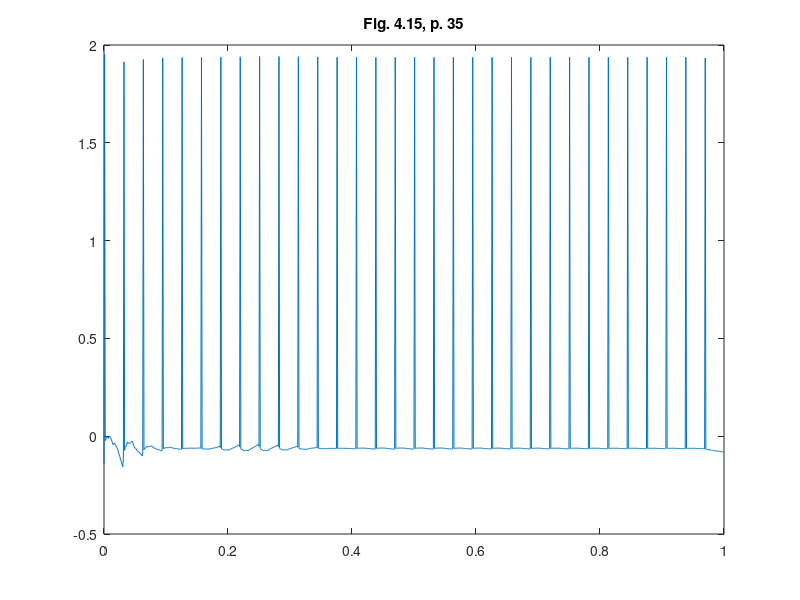

The MATLAB source for this figure:
%% ========================================================================
%% Programmatic octave notes on "Ripples in Mathematics" by A. Jensen
%% and A. la Cour-Harbo written with a deep gratitude to the authors for
%% this wonderful text. 
%% 
%% Reconstruction of graphs in Figure 4.15, top, p.35, Ch 04, S6.
%%
%% Author: Vladimir Kulyukin
%% 
%% NB: I have tested this code in Octave 4.
%% =========================================================================
t = (1.0/1024.0)*[0:1023];

y_fig_4_15_p35 = [
-0.14029028885686712
1.954074277606323
-0.022676479524669557
-0.018116417366747184
-0.005384000101538722
-0.0017035809448866512
-0.005684463547136476
-0.011158762587637261
-0.0029986939855437544
-7.51733503036256E-4
-0.00414251907747909
-0.007623925391467168
-0.01637269069996239
-0.024920877988339196
-0.033163678558211895
-0.0424451566587607
-0.036676466957047626
-0.0357211830964308
-0.03952692323842322
-0.04270962964317393
-0.050568780171011296
-0.05773103155342496
-0.06416593211739041
-0.07127698589828713
-0.08294836489936008
-0.09381959173677479
-0.1038711682979625
-0.11451599079913644
-0.12430750058949647
-0.13466163144616905
-0.14556502897215395
-0.15662213174303474
-0.11399889039844369
1.9139678333835186
-0.07271234585202335
-0.055716922430250504
-0.053351207165970305
-0.04729389598848255
-0.0375377935975898
-0.02898328568273789
-0.03503055231706087
-0.03736008992255657
-0.035966343129713474
-0.03575119474788546
-0.031802602044216366
-0.029023022018859868
-0.027408052774832825
-0.025638669507698886
-0.03843225735830602
-0.047471472092454725
-0.05275274752982462
-0.05917980205569018
-0.061842289508524884
-0.06564423739289293
-0.07058269973746834
-0.07534000331165047
-0.07632119708307084
-0.07843081095115711
-0.08166636827594131
-0.08471063469981832
-0.08887618228790228
-0.09284595663144812
-0.09661784186435574
-0.10054211373351407
-0.08457446683141412
1.925968733343308
-0.0689106781175517
-0.06242691775594267
-0.06136227582116949
-0.05893107891555582
-0.0551317124996582
-0.05178037910564326
-0.053841795350611066
-0.05453047265416988
-0.05384497081751227
-0.053601656863834335
-0.05198139410977887
-0.05080061859026741
-0.05005802836004947
-0.04926528142000419
-0.05387444264188668
-0.05710028612364715
-0.05894161953474286
-0.06121504376375286
-0.0621016427407024
-0.06341806056105959
-0.06516319143890681
-0.06684887824112362
-0.06714335145790784
-0.06786332725887534
-0.06900776755939186
-0.07008857875693619
-0.07159182049633472
-0.07302942519203737
-0.0744004068721954
-0.07583430045392858
-0.0698855349231624
1.934042433077354
-0.06404944954773206
-0.061640339211316175
-0.061249208953844225
-0.06035522918227709
-0.058957481030590175
-0.05773025753461536
-0.058517348471498254
-0.058797945100185434
-0.05857114719134715
-0.05851126428540343
-0.05794219595475214
-0.05753825700816495
-0.057298557787909044
-0.05704128914001594
-0.058791183279022996
-0.06002744920829928
-0.0607492008995455
-0.06163075868096268
-0.061996029624951765
-0.06251933287369837
-0.06319978005354498
-0.06385556035891471
-0.06399149687071826
-0.06428190247194865
-0.0647258813262187
-0.06514161401051899
-0.06570912029938847
-0.06624657486009389
-0.0667530700598139
-0.06727617236640038
-0.06540538464147827
1.9358179737153296
-0.06360517427205392
-0.06285873596474445
-0.0627569448097326
-0.06248369902307216
-0.06203805731303613
-0.0616374963362839
-0.06187780722052483
-0.061942868225842385
-0.06183171763197726
-0.06176181124000535
-0.06151375365102196
-0.06130498972427878
-0.06113453587940226
-0.060942876700381565
-0.061384286017660494
-0.0616425980788462
-0.06171680676582908
-0.06182432319270775
-0.06174570708176996
-0.06169835832002557
-0.06168124836095451
-0.061634816929187874
-0.06139812791465327
-0.06118855939695178
-0.061005061335072
-0.0607880523260359
-0.06059499843470606
-0.06036630839536927
-0.060100912469656154
-0.05981341843759208
-0.06179765094950879
1.93686149554703
-0.06383489220824368
-0.0646665337999604
-0.06485152524241383
-0.0651695794164423
-0.06561959620429325
-0.0659912553992813
-0.06571185922403644
-0.06556111051819458
-0.06553790035359058
-0.06543190100308494
-0.06545121856307629
-0.06538552364307931
-0.06523370401723966
-0.06505070724488249
-0.06420776954599583
-0.06348459044258342
-0.06288006084929482
-0.06218385615542993
-0.06160408895913436
-0.06093043986695981
-0.060161810253441694
-0.059353164987552526
-0.05865657145697559
-0.057861726753513615
-0.05696755083969343
-0.05602902931947079
-0.05498903508375519
-0.0539025674383187
-0.05276857376723776
-0.05157098862545012
-0.05782087885490092
1.9380037205288998
-0.06409617468320106
-0.06667068736505022
-0.06716769585997082
-0.06813734635408644
-0.0695786696875983
-0.07080713724866508
-0.0699542516756432
-0.06957021328648894
-0.06965410956333898
-0.0695214710453279
-0.0698549899638904
-0.06997023017934705
-0.0698663458080606
-0.06972567190618886
-0.06749668157013745
-0.06572971323914993
-0.0644239973941044
-0.06289521240170146
-0.061826203093129334
-0.06053269063598453
-0.05901399108869701
-0.05745260600351035
-0.056348307375971504
-0.05501690836647803
-0.05345781904936926
-0.05185363695183584
-0.050020659264883124
-0.04814153425072874
-0.04621577341452667
-0.04419383632596577
-0.0539825302259819
1.9395031813610275
-0.06373632066360987
-0.0677425970312141
-0.06847340856435591
-0.06997037217272817
-0.0722332192613829
-0.07417868228745567
-0.07284766371730814
-0.07228189525428058
-0.07248122371635618
-0.07236249748552753
-0.07300864929389185
-0.07333658595418285
-0.07334627109050025
-0.07332789390382267
-0.07003239366630476
-0.06750173539677393
-0.06573599915337072
-0.06365226626206805
-0.06233370188233198
-0.060697444518094695
-0.05874368853023799
-0.05676285268562892
-0.05554801837460066
-0.05401643568702421
-0.05216840945957232
-0.050294467725885486
-0.048104772262097494
-0.045889903659343874
-0.04365027182499404
-0.04130855403828584
-0.052016677243873884
1.9408794310249229
-0.06262073739172842
-0.06698028904227322
-0.067737203231688
-0.06935463163611975
-0.07183317264020586
-0.0739777024330673
-0.07252202952627279
-0.07192938914514044
-0.07220046089399638
-0.07214019980661089
-0.07294506586009078
-0.07342004983864601
-0.07356590283268986
-0.07370379069453042
-0.07024726631717726
-0.06765970276087618
-0.06594191239464814
-0.06389897790319042
-0.06272748176498424
-0.06123253208794224
-0.059414992087935097
-0.05759613453132745
-0.05665218904540698
-0.055388306756190886
-0.05380539130556665
-0.05222475330797007
-0.05032691430056955
-0.04843320000598819
-0.046544544295391316
-0.04457603653645812
-0.05315187228531517
1.9411737363949557
-0.061600164808892285
-0.06507757645013398
-0.06565641696825271
-0.06694069251502827
-0.06893136862223093
-0.07066397990934431
-0.06950188402688938
-0.06904909187147695
-0.06930657165456673
-0.06930985865864787
-0.0700253518257098
-0.07048858388209983
-0.07070051795301725
-0.07092080159461586
-0.06825409567322226
-0.06630439749635567
-0.06507265816668446
-0.06359439244394145
-0.06283597543989568
-0.06183291285028471
-0.060586137676756635
-0.059355264366601865
-0.05884796039522279
-0.058099709363954755
-0.05711142095558727
-0.05614268512681675
-0.054935711389180186
-0.053750075839505695
-0.05258666046609506
-0.05137702482105008
-0.05640422303600992
1.9402778075903244
-0.061331783666756734
-0.0633632104557908
-0.06368793556284114
-0.06443615558797045
-0.06560868718081353
-0.06663577482086011
-0.06595940937489758
-0.06570975172162336
-0.06588758232334538
-0.06592310904595719
-0.06638765696240856
-0.06671141509732934
-0.06689512624822888
-0.06709240560776641
-0.0655922868806946
-0.06452485519747678
-0.06389081478051362
-0.06312029683073686
-0.06278454939557018
-0.06231368417592617
-0.06170836640764954
-0.06112213354193838
-0.06097331262574324
-0.060691976351806703
-0.060278750989822355
-0.059887135089807364
-0.059364853589087274
-0.05886538574382599
-0.05838931924559837
-0.05789626763782113
-0.05977068915888106
1.9389985314428049
-0.061589155641579574
-0.06234126662653111
-0.06245135698386278
-0.06272692445707845
-0.06316848191927965
-0.06356030468515639
-0.06331214033976057
-0.06323145053571333
-0.06331871235856262
-0.06335816564849034
-0.06356649857521784
-0.06372793373535796
-0.06384291373092371
-0.0639698110123485
-0.06346036597533222
-0.0631219720231298
-0.06295503869410307
-0.0627437389956857
-0.06270469499047082
-0.062622063903717
-0.06249622371101854
-0.062385482989523844
-0.06244849475914538
-0.06246938584296363
-0.062448504205671274
-0.06244412880637196
-0.062398654943941756
-0.06237034736065894
-0.062359525587686704
-0.06235097778755677
-0.06215767264838651
1.937978396729616
-0.06194306233269775
-0.06185757437384792
-0.06183018090992126
-0.06179639383789237
-0.06175648055294081
-0.06172805520939029
-0.061758781975634724
-0.061784148623169555
-0.06180439880349631
-0.0618371233066094
-0.06186520163981735
-0.06190621347261749
-0.061960380214015065
-0.062023268262537457
-0.06214714696853124
-0.06226746034222769
-0.062384409003405084
-0.06251554143344318
-0.0626436955475353
-0.06278641013275232
-0.062943866418394
-0.06311159131887412
-0.06327705371526049
-0.06345777401453245
-0.06365391539503007
-0.06386098704542897
-0.06408379328045721
-0.06431783490288445
-0.06456325831722631
-0.06482145180431675
-0.06351361658536303
1.9373584343301151
-0.06220542990151812
-0.06166898830860468
-0.0615687124958989
-0.06136837428632669
-0.061068090110665496
-0.06081168701038131
-0.060991908684925655
-0.06107251336284236
-0.061053604145308915
-0.06107899500497482
-0.06100506872229017
-0.06097563311576515
-0.06099077897634153
-0.06101208610778819
-0.06147078163499409
-0.06183059964055204
-0.06209161956207154
-0.06239763218332972
-0.06260499756295934
-0.0628575012571364
-0.06315521224644338
-0.06345968896882559
-0.06366578951351787
-0.06391728961342802
-0.0642142486299967
-0.06451821558264759
-0.06486775338138395
-0.06522440662783224
-0.06558822584616852
-0.0659695776710858
-0.06416046195002889
1.9370421508740736
-0.062361781614123424
-0.06162286582993792
-0.061490574472123916
-0.06121551024116312
-0.06079770812123053
-0.060438011595581376
-0.060685075995740245
-0.06078949706755277
-0.06075130299359155
-0.06077133060570572
-0.06064879465078088
-0.060584528852623554
-0.06057855517638555
-0.06057708717296684
-0.06118257467447963
-0.061645601259949334
-0.06196618321856506
-0.06234514575705774
-0.06258169226036225
-0.06287664534848814
-0.06323001613600443
-0.06358800757159333
-0.06380362504810322
-0.06407768636212663
-0.0644101979173729
-0.06474735806201026
-0.06514297795325852
-0.06554325379866976
-0.06594818771969313
-0.06637219835804398
-0.06440120938525695
1.9369077168955147
-0.062445417750711996
-0.06164147304809375
-0.061499583024577364
-0.06120060564413543
-0.06074453562048754
-0.060350854098440654
-0.06061920449876024
-0.06073044151926865
-0.06068455668916217
-0.06070102804869393
-0.06056035839501228
-0.060482024331625306
-0.060466014513473665
-0.060453505489039605
-0.06110294635788849
-0.06159518621060989
-0.061930211113579436
-0.062327493785674926
-0.06256753184121133
-0.06286979683655713
-0.06323427251240699
-0.06360213063314302
-0.06381267804427171
-0.06408538415968879
-0.06442023063615865
-0.0647583872114551
-0.0651586460183129
-0.06556217586391222
-0.06596895654326373
-0.06639472589459983
-0.06443250634964037
1.9368700474659237
-0.06248704258522386
-0.06168713190818598
-0.06154682023034763
-0.06124946222185823
-0.060795034549643634
-0.06040232683903801
-0.06066912413622483
-0.060778779771209046
-0.06073126911234317
-0.06074538052706402
-0.06060227549577002
-0.06052074181557132
-0.06050075371375452
-0.060483654308732926
-0.061125857207907974
-0.0616107135304631
-0.061938196506920895
-0.06232709243828871
-0.06255856080838618
-0.06285138748606511
-0.06320554483718377
-0.06356237418409072
-0.06376166505436709
-0.0640222025438485
-0.06434395827458517
-0.06466827285367605
-0.06505374841996114
-0.06544172526402292
-0.065832174374582
-0.06624077668616057
-0.06436511043321991
1.9368797466285852
-0.0625061759570481
-0.06174174791458831
-0.061608040082639315
-0.06132392196563441
-0.06088936357955621
-0.06051363012231159
-0.06076849675656315
-0.06087283261012855
-0.06082660734264311
-0.060839085815465155
-0.06070094226060263
-0.06062144139959147
-0.060600552612209535
-0.06058216471852307
-0.06119413282063224
-0.06165532552099995
-0.06196571198914169
-0.062334556630710414
-0.06255253325560928
-0.06282890619607662
-0.06316364447462397
-0.06350063658532112
-0.06368663672134622
-0.06393090911151322
-0.0642334226887381
-0.06453806587099364
-0.06490088806710814
-0.06526577767635122
-0.06563270359408235
-0.06601666143873286
-0.06425722048994453
1.9369103998057113
-0.06251376945665843
-0.06179678901565122
-0.06167153597264252
-0.06140507109233195
-0.06099736333168626
-0.060644763820586034
-0.06088376757841063
-0.06098143545107271
-0.06093773648596623
-0.06094902191237628
-0.060818878682329824
-0.060743658087632824
-0.06072332930061397
-0.060705241090298845
-0.061278509164553574
-0.061710194634415405
-0.06200026682811277
-0.06234507727104832
-0.06254821322623583
-0.06280602631093024
-0.06311848603697179
-0.06343294152657242
-0.06360560067858234
-0.06383281531267815
-0.06411455514903275
-0.06439816952393596
-0.06473624870963657
-0.06507614215761603
-0.06541781981835726
-0.0657753513073216
-0.06413801954925735
1.9369485341513502
-0.06251566040573886
-0.06184846295219937
-0.06173195435347245
-0.061483994474708314
-0.06110455378303081
-0.06077637378137557
-0.060998764643150016
-0.06108958651182772
-0.061048810136412834
-0.06105917730515942
-0.060937887946348024
-0.06086768399572162
-0.06084853649720601
-0.06083144323736045
-0.06136468831190611
-0.061766132459666334
-0.062035747030732
-0.062356274419964386
-0.06254491516756189
-0.06278441182628813
-0.06307473606199254
-0.0633668862878618
-0.06352703669699311
-0.06373793016410234
-0.0639995386788772
-0.06426286098013945
-0.06457684255500529
-0.06489248230758116
-0.06520975255808015
-0.06554174807524715
-0.06402137121965512
1.9369875715043203
-0.06251489255947651
-0.061895348758597146
-0.06178715731212314
-0.06155690373771594
-0.06120456103171712
-0.06089981791657739
-0.061106319312749235
-0.06119065108055266
-0.06115278655968592
-0.061162414816592126
-0.06104979372299657
-0.06098461251812748
-0.060966844887226035
-0.06095098943332866
-0.06144616693657112
-0.06181896394894304
-0.062069354502511054
-0.06236702835667862
-0.06254224407661702
-0.062764691595381
-0.06303434529231877
-0.06330570446475536
-0.06345450319390356
-0.06365043175993956
-0.0638934648891869
-0.06413810222576055
-0.06442979383796121
-0.0647230395429006
-0.06501781441287835
-0.06532627864121543
-0.06391322407980593
1.9370245145291975
-0.06251303823084009
-0.0619372111571348
-0.06183662654286315
-0.06162261335630381
-0.06129514735619912
-0.06101193179568409
-0.06120386189944704
-0.06128226697584882
-0.06124712312297542
-0.06125613393253637
-0.06115154826181812
-0.06109106987057911
-0.061074675192991146
-0.06106007781474254
-0.061520436564519
-0.06186708142096742
-0.062099989150633084
-0.06237686401180276
-0.06253995552640745
-0.06274696811686131
-0.06299787887795505
-0.06325040205390886
-0.06338905042462883
-0.06357152873742611
-0.06379781441082533
-0.064025622011596
-0.0642971920502684
-0.06457023925305116
-0.0648447413573392
-0.06513200049792855
-0.06381549095894479
1.937058199180599
-0.06251090813037341
-0.061974403495426156
-0.061880652645520895
-0.06168124633832206
-0.06137616293309911
-0.061112320859763924
-0.061291146160136645
-0.06136422989577528
-0.06133155072837715
-0.06134002738879962
-0.06124269869322552
-0.061186483520719204
-0.06117136082938357
-0.061157937197595436
-0.0615870117127868
-0.06191017602618287
-0.06212740938603445
-0.06238563110660866
-0.06253788058432708
-0.06273107727529292
-0.06296520071142342
-0.0632008580416552
-0.06333046139561604
-0.06350093050807826
-0.06371224518793905
-0.06392501285941155
-0.06417858592017178
-0.06443357192948596
-0.06468995096634989
-0.06495825299313296
-0.06372804672131682
1.9370883893455142
-0.06250892513467221
-0.06200757180302974
-0.06191992989592365
-0.06173358118241268
-0.06144850626033471
-0.06120198262575216
-0.0613690929317372
-0.06143741919762058
-0.061406942269652154
-0.06141493989043134
-0.06132409619216994
-0.061271689037899923
-0.061257699514733366
-0.061245320192622854
-0.061646422782502874
-0.061948589781569696
-0.06215180251009955
-0.06239333918086243
-0.0625358843923638
-0.06271671647003862
-0.06293581695948958
-0.06315637888523429
-0.06327787564330833
-0.06343758577850367
-0.06363549105377264
-0.0638347847089693
-0.06407223718886357
-0.06431104183792957
-0.06455118062836229
-0.06480249305265828
-0.06364973698571275
1.9371153143696598
-0.06250732115973334
-0.0620375168233851
-0.06195536386450695
-0.06178073562890796
-0.06151361448241244
-0.06128262764917891
-0.06143922174931782
-0.061503270314907876
-0.06147475589590767
-0.061482305898465484
-0.061397258149881395
-0.061348240144060595
-0.06133523460647239
-0.0613237540317475
-0.06169971566433796
-0.06198299338295965
-0.06217357007984203
-0.06240007349902066
-0.06253384180128352
-0.0627035028096099
-0.06290903957411031
-0.06311596490961202
-0.06323008740365021
-0.06338003503034284
-0.06356579098867599
-0.0637528682400812
-0.06397572032791699
-0.06419986028348479
-0.06442527144551069
-0.0646611734681175
-0.06357886603984664
1.937139438810685
-0.06250624238571789
-0.0620651413369151
-0.06198799336630545
-0.06182403024228211
-0.06157323555510419
-0.06135637150259399
-0.06150339494567669
-0.06156353776666501
-0.061536783667337724
-0.06154389495463053
-0.06146407680367649
-0.06141809157232947
-0.06140592306420323
-0.061395192584192015
-0.06174821971950162
-0.062014236551189095
-0.06219322697487106
-0.062405953486395216
-0.06253162144486124
-0.06269099338712847
-0.06288405329083502
-0.06307842262989505
-0.06318566936302905
-0.06332655610152726
-0.0635010668949092
-0.06367682328641311
-0.06388617188029633
-0.06409673425059181
-0.06430849450840315
-0.06453010829040817
-0.06351340667592642
1.937161355046431
-0.06250580728555777
-0.06209144546994527
-0.06201897606583495
-0.061864950891522996
-0.061629354149718596
-0.06142562841457866
-0.0615637319172988
-0.06162021650856686
-0.061595066420766065
-0.06160172425499266
-0.061526715891344175
-0.06148348394025893
-0.06147201265279478
-0.06146188520619611
-0.06179346094570737
-0.062043291753764995
-0.062211361888918626
-0.062411113972828725
-0.06252907390052376
-0.06267868429172152
-0.0628599294010801
-0.06304239240373821
-0.06314300026181052
-0.06327519558245265
-0.06343896260484538
-0.06360388448572263
-0.06380034652886002
-0.0639979318773578
-0.0641966247431246
-0.06440455527334321
-0.06345105747011626
1.9371817422169235
-0.06250614038484847
-0.062117550613071226
-0.06204961143940668
-0.06190516817573721
-0.061684204943161514
-0.06149311887493247
-0.061622619858007766
-0.06167555314341544
-0.06165190278826105
-0.06165806585864786
-0.061587613347960146
-0.061546942283953965
-0.061536036647030334
-0.06152636711175841
-0.06183715669626988
-0.0620712504916916
-0.06222863238876586
-0.06241569928073887
-0.06252602198160873
-0.06266599733319012
-0.06283560912335318
-0.06300632782751181
-0.06310023743473026
-0.06322373467387132
-0.06337680321645933
-0.0635309134181502
-0.06371456217180049
-0.06389921976802615
-0.064084869748262
-0.06427913573082922
-0.06338921300303846
1.9372013622669684
-0.06250739331813016
-0.06214474127978331
-0.062081386775527214
-0.06194659124760482
-0.06174033793491773
-0.06156194465149767
-0.06168278177219022
-0.06173211056989736
-0.061709914110498865
-0.061715510031310705
-0.0616495466891277
-0.06161134162730808
-0.06160087772381284
-0.061591521176849184
-0.06188125861575178
-0.06209935092995755
-0.062245780794297434
-0.06241986544741318
-0.06252225283976531
-0.06265226010067282
-0.06280986968631774
-0.06296844736534479
-0.06305525749209151
-0.06316961696537271
-0.06331150800687513
-0.06345429614674036
-0.06362458011376837
-0.06379572531277344
-0.06396771371477428
-0.06414765913018317
-0.06332488306624573
1.9372210777407881
-0.06250975841293072
-0.0621745174425542
-0.0621160366313378
-0.061991441752430654
-0.06180071422566691
-0.06163570331030799
-0.06174737808394082
-0.061792864022838345
-0.061772142245632766
-0.06177706170602715
-0.061715735452392506
-0.06168001227906772
-0.06166987298593851
-0.0616606823572966
-0.06192802476627968
-0.062129025042706565
-0.06226366364982738
-0.06242378887699729
-0.06251751309922371
-0.06263668442842452
-0.0627812829729617
-0.06292667281645481
-0.06300558190289007
-0.06310985797537283
-0.06323948076876595
-0.06336981398848196
-0.06352545310866786
-0.06368176163850492
-0.06383871892038329
-0.06400290001497055
-0.0632580998722827
1.937235794814354
-0.06252119488564023
-0.06221825147658033
-0.06216614999602077
-0.06205407273252517
-0.06188199818515949
-0.06173318236500824
-0.06183512224510268
-0.06187699966747706
-0.06185879267961725
-0.06186375683595258
-0.06180859232752001
-0.06177655447274999
-0.06176762084711995
-0.06175945473303013
-0.062001866331240385
-0.062184036529349784
-0.06230594241003595
-0.062450838552509214
-0.06253542416212188
-0.0626429535611186
-0.06277340331823922
-0.06290443569855553
-0.0629750635546158
-0.0630685406786401
-0.06318484310393613
-0.06330163255472032
-0.06344119896025624
-0.06358120376613408
-0.06372162244840018
-0.06386840940465555
-0.0651184335525794
1.9339207376670204
-0.06675087064247542
-0.06750632772202081
-0.06797251367741042
-0.06852249744864969
-0.06915625333044118
-0.06977378509544074
-0.07010194260419178
-0.07051379417771397
-0.07100931348600226
-0.0714885036712608
-0.072051308450508
-0.07259773064205466
-0.07312774326809834
-0.07366810616462716
-0.07391888091714272
-0.07425313453937155
-0.07467083938235419
-0.07507199725763813
-0.07555655053985855
-0.07602450069317679
-0.0764758193738515
-0.07693726504010279
-0.07748199238051034
-0.07801000214658427
-0.07852126527594672
-0.07904253950219109
-0.07954700841523099
-0.08006142937731364
-0.08058577258336397
-0.08111283048936069
];

figure;
plot(t, y_fig_4_15_p35);
xlim([0 1]);
title('Fig. 4.15, p. 35');
